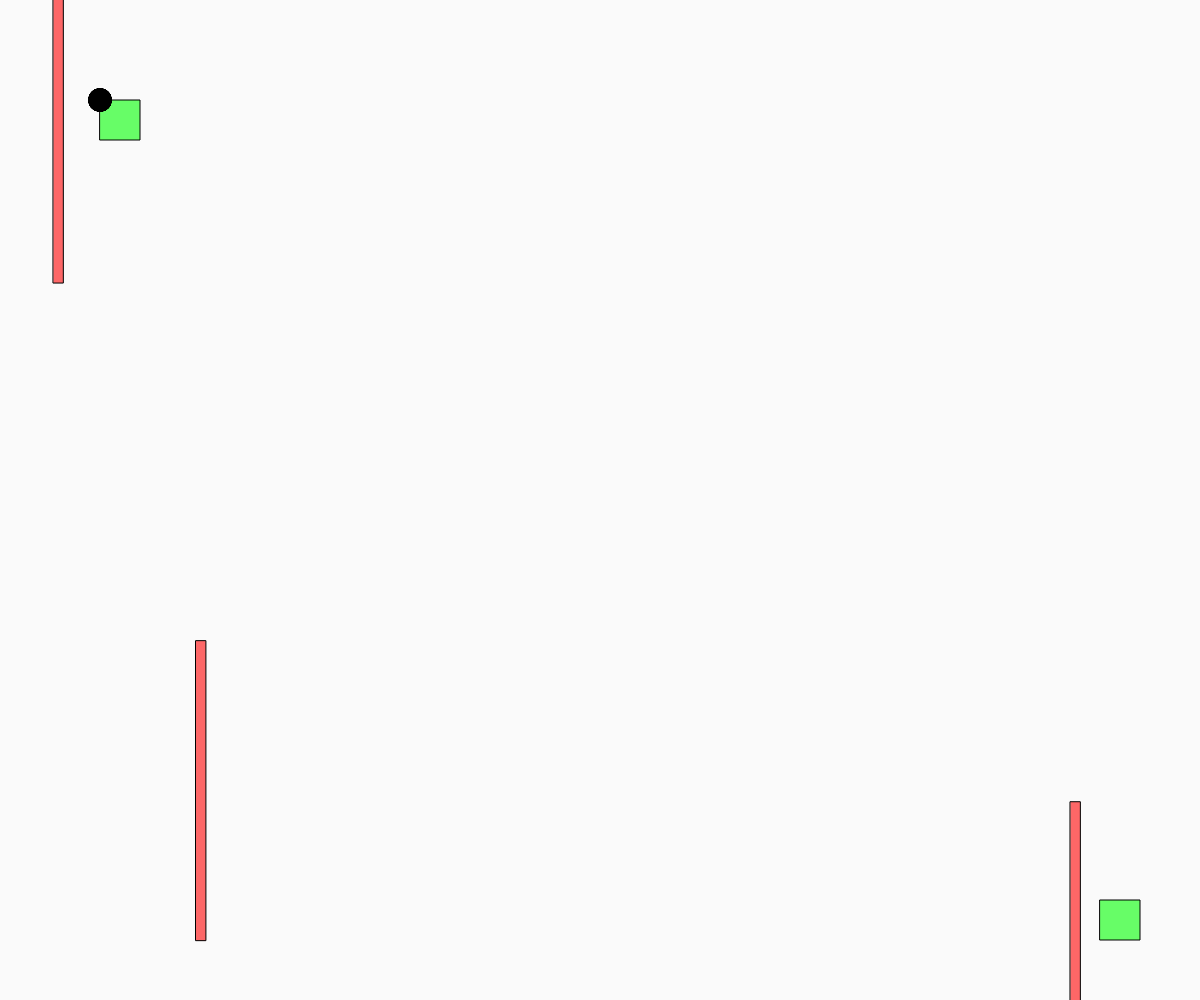
Frame 1 (no input)
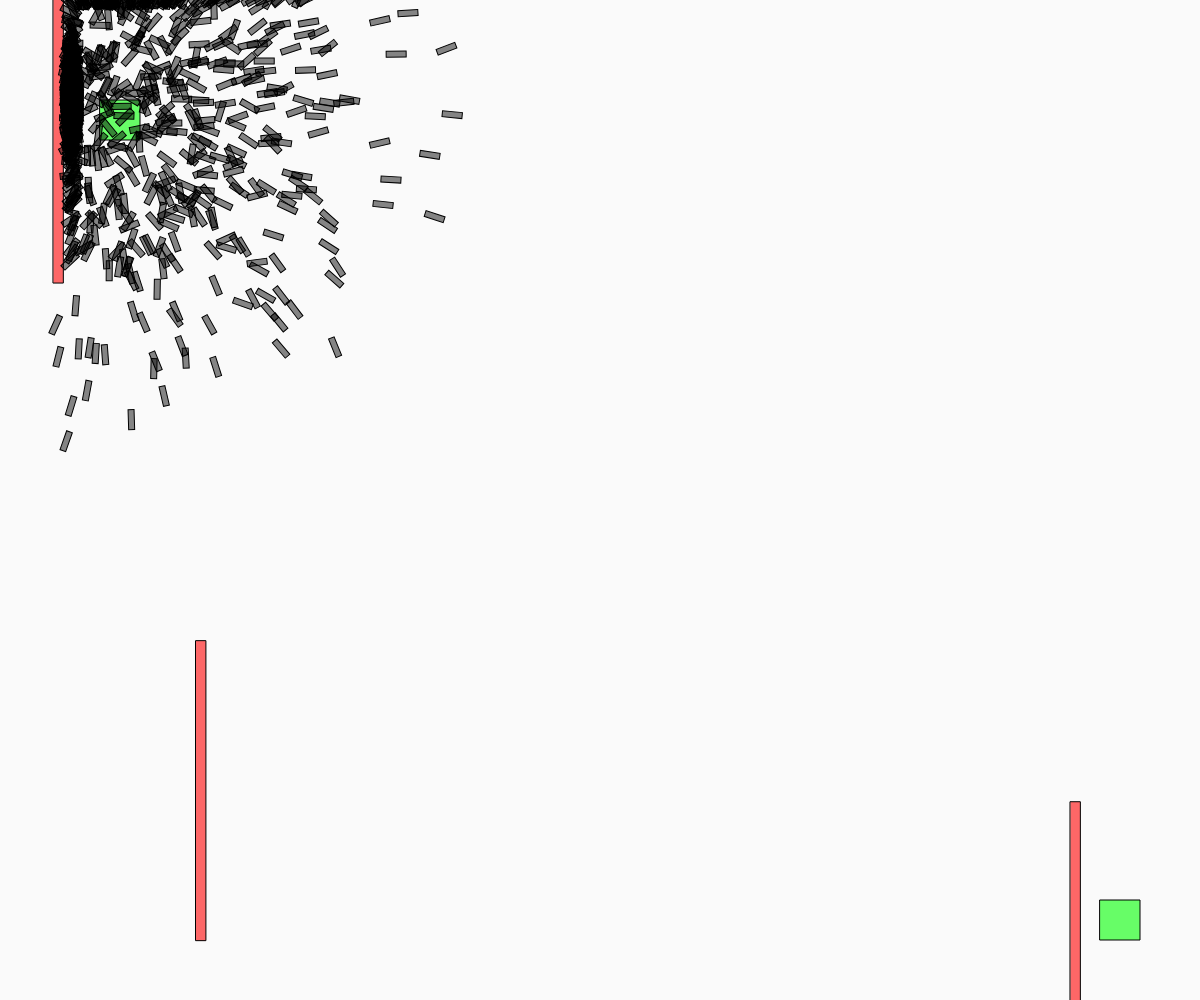
Frame 60 (no input)
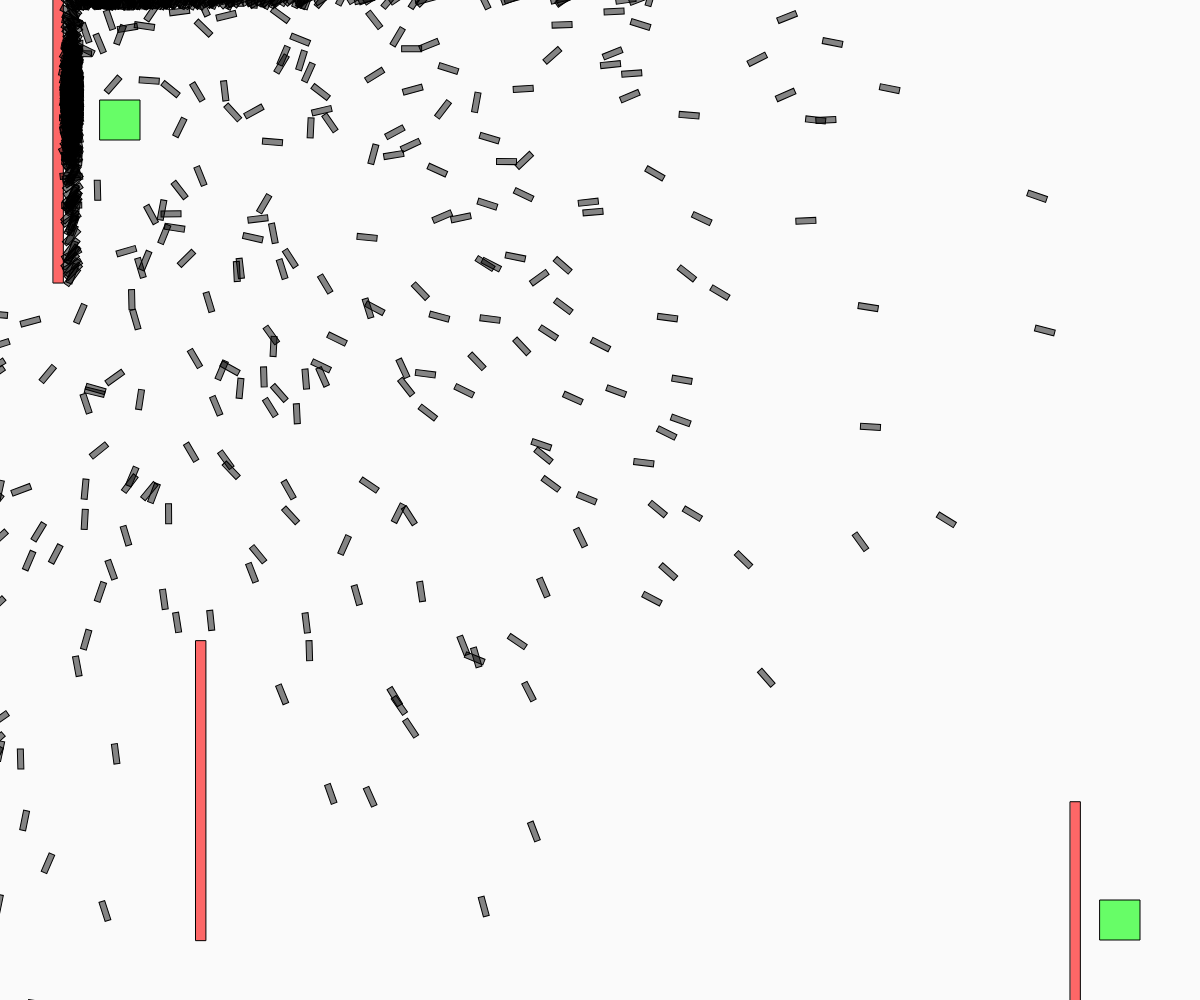
Frame 120 (the mouse pressed at the canvas centre since frame 60)

The p5.js sketch that drew these frames (run headless with seeded random() and noise() and a simulated clock; from frame 60 on, the mouse is pressed at the canvas centre):

// p5.js sketch
// ── sketch.js
let population;
let number=800;
let generations;
let generationP;
let lifespan=400;
let year=0;
let p;
let dest;
let src;
let srcSize=40;
let destSize=srcSize;
let maxFitP;
let mutationRate=0.01;
let maxForce=0.6;
let rocketH=6;
let rocketW=20;

function setup() {
	createCanvas(windowWidth,windowHeight);
	src=createVector(100,100);
	dest=createVector(width-100,height-100);
	generations=0;
	p=createP();
	generationP=createP("Generations : ");
	maxFitP=createP("MaxFit : ");
	createObstacles();
	population=new Population();

}

function drawSrcDest(){
	fill(0,255,0,150);
	rect(dest.x,dest.y,srcSize,srcSize);
	rect(src.x,src.y,destSize,destSize);
}

function draw() {
	background(250);
	drawSrcDest();
	drawObstacles();
	population.run();

	year++;
	if(year>lifespan){
		generations++;
		year=0;
	//	population=new Population();

		population.evaluate();
		population.selection();

	}
	p.html("Year : "+year);
	generationP.html("Generations : "+generations);
	if(year==lifespan){
	for(let r of population.rockets){
		if(r.isCrashed==false){
			console.log(r);
		}
	}
	}
}

function Rocket(pos,vel,dna){
	this.done=false;
	this.isCrashed=false;
	this.pos=pos||createVector();
	this.vel=vel||createVector();
	this.acc=createVector();
	this.dna=dna||new Dna();

	this.applyForce= function(force){
		this.acc.add(force);
	}

	this.update=function(){
		if(!this.done&&!this.isCrashed){
			this.applyForce(this.dna.genes[year]);
			this.vel.add(this.acc);
			this.pos.add(this.vel);
			this.acc.mult(0);

			if(dist(dest.x,0,this.pos.x,0)<=destSize/2+rocketW/2){
		        if(dist(0,dest.y,0,this.pos.y)<=destSize/2+rocketH/2){
		            this.done=true;
		        }
		    }
			if(this.pos.x>width||this.pos.x<0||this.pos.y>height||this.pos.y<0){
				this.isCrashed=true;
			}
			if(hitObstacles(this.pos)){
				this.isCrashed=true;
			}
		}
	}

	this.draw=function(){
		fill(0,0,0,120);
		push();
		translate(this.pos.x,this.pos.y);
		rotate(this.vel.heading());
		rectMode(CENTER);
		rect(0,0,rocketW,rocketH);
		pop();
	}

	this.calcFitness=function(){
		let d= dist(this.pos.x,this.pos.y,dest.x,dest.y);
		this.fitness=1/d;
		this.fitness=pow(this.fitness,4);
		if(this.done){
			this.fitness*=100;
		}
		if(this.isCrashed){
			this.fitness/=10;
		}
	}
}


function Population(){
	this.rockets=[];
	this.popSize=number;
	this.matingPool=[];


	for(i=0;i<this.popSize;++i){
		let startVel=createVector();//Math.random(),Math.random());
		this.rockets[i]=new Rocket(createVector(src.x,src.y),startVel);
	}
	this.matingPool=[];
	this.maxFit=0;
	this.run=function(){
		for(i=0;i<this.popSize;++i){
			this.rockets[i].update();
			this.rockets[i].draw();
		}
	}

	this.evaluate=function(){
		for(let i=0; i<this.popSize; ++i){
			this.rockets[i].calcFitness();
			if(this.rockets[i].fitness>this.maxFit){
				this.maxFit=this.rockets[i].fitness;
			}
		}
		maxFitP.html("MaxFit : "+this.maxFit);
		for(let i=0; i<this.popSize; ++i){
			if(Number(this.maxFit)!=0){
			this.rockets[i].fitness/=this.maxFit;
			}
		}


		for(let i=0; i<this.popSize; ++i){
			var n=this.rockets[i].fitness*100;
			for(let j=0; j<n ; j++){
				this.matingPool.push(this.rockets[i]);
			}
		}
	}

	this.selection=function(){
		let newPopulation=[];
		for(let i=0; i<this.rockets.length; ++i){
			let parentA=random(this.matingPool).dna;
			let parentB=random(this.matingPool).dna;
			let childDna=parentA.crossOver(parentB);
			childDna.mutation();
			newPopulation[i]=new Rocket(createVector(src.x,src.y),createVector(),childDna);
		}
		this.rockets=newPopulation;
	}

}

function Dna(genes){
	if(genes==undefined)
	{
		this.genes=[];
		for(let i=0; i<lifespan; ++i){
			let force=p5.Vector.random2D();
			force.setMag(maxForce);
			this.genes.push(force);
		}
	}else{
		this.genes=genes;
	}
	this.crossOver=function(partner){
		let newgenes=[];
		let mid=floor(random(this.genes.length));

		for(let i=0; i<this.genes.length; i++){
			if(i<=mid){
				newgenes[i]=this.genes[i];
			}else{
				newgenes[i]=partner.genes[i];
			}
		}

		return new Dna(newgenes);
	}
	this.mutation=function() {
		for(let i=0; i<this.genes.length; ++i){
			if(random(1)<mutationRate){
				let v=p5.Vector.random2D();
				v.setMag(maxForce);
				this.genes[i]=v;
			}
		}
	}
}

// ── Agent.js
function Color(r,g,b,a){
    this.r=r;
    this.g=g;
    this.b=b;
    this.a=a;
}

function Pos(x, y){
    this.x=x;
    this.y=y;
}

function Agent(pos,speedx,speedy){
    this.historySize=100;
    this.history=[];
    this.pos=pos;

    this.size=12;
    this.Color=new Color(Math.random()*255,Math.random()*255,Math.random()*255,120);

    this.speedx=speedx;
    this.speedy=speedy;

    this.velocityx=this.speedx;
    this.velocityy=-this.speedy;

    this.draw=function(){
        //noStroke();
        fill(this.Color.r,this.Color.g,this.Color.b);
        ellipse(this.pos.x,this.pos.y,this.size,this.size)
    }

    this.collide=function(){
        if(this.pos.x>width||this.pos.x<0){
            this.velocityx=-this.velocityx;
        }
        if(this.pos.y>height||this.pos.y<0){
            this.velocityy=-this.velocityy;
        }
    }

    this.eatPoison=function(){
        for(let p of poisons){
            if(this.pos.x<p.pos.x+p.size/2&&this.pos.x>p.pos.x-p.size/2){
                if(this.pos.y<p.pos.y+p.size/2&&this.pos.y>p.pos.y-p.size/2){
                    return true;
                }
            }
        }
        return false;
    }

    this.eatFood=function(){
        for(let p of foods){
            if(this.pos.x<p.pos.x+p.size/2&&this.pos.x>p.pos.x-p.size/2){
                if(this.pos.y<p.pos.y+p.size/2&&this.pos.y>p.pos.y-p.size/2){
                    return true;
                }
            }
        }
        return false;
    }

    this.move=function(){
        this.pos.x+=noise(Math.random()*100)*this.velocityx;
        this.pos.y+=noise(Math.random()*100)*this.velocityy;
        this.collide();

        if(this.history.length>this.history.historySize){
            this.history.shift();
        }
        this.history.push(new Agent(this.pos,this.velocityx,this.velocityy));

    }

}

// ── Game.js
let foodNo=10;
let foods=[];

function Food(p){
    this.pos=p;
    this.size=10;
    this.draw=function(){
        fill(0,250,0);
        rect(this.pos.x, this.pos.y, this.size, this.size);
    }
}

function createFood(){
    for(let i=0;i<foodNo;i++){
        foods.push(new Food(new Pos(Math.random()*width,Math.random()*height)));
    }
}

function drawFood(){
    for(let food of foods){
        food.draw();
    }
}

// ── Poison.js
let poisonNo=10;
let poisons=[];

function Poison(p){
    this.pos=p;
    this.size=10;
    this.draw=function(){
        fill(255,0,0);
        rect(this.pos.x, this.pos.y, this.size, this.size);
    }
}

function createPoison(){
    for(let i=0;i<poisonNo;i++){
        poisons.push(new Poison(new Pos(Math.random()*width,Math.random()*height)));
    }
}

function drawPoison(){
    for(let poison of poisons){
        poison.draw();
    }
}

// ── obstacle.js
let obstacles=[];
let obstacleN=3;
let obstacleW=10;
let obstacleH=300;

function hitObstacles(rocketPos){
    for(let ob of obstacles){
        if(hit(rocketPos,ob)){
            return true;
        }
    }
    return false;
}

function createObstacles(){
    for(let i=0; i<obstacleN; ++i){
        obstacles.push(createVector(giveRandom(10,width-10),giveRandom(20,height-20)));
    }
}

function drawObstacles(){
    for(let o of obstacles){
        drawObstacle(o);
    }
}

function drawObstacle(o){
    fill(255,0,0,150);
    push();
    translate(o.x,o.y);
    rectMode(CENTER);
    rect(0,0,obstacleW,obstacleH);
    pop();
}

function hit(rocketPos,o){
    if(dist(o.x,0,rocketPos.x,0)<=obstacleW/2+rocketW/2){
        if(dist(0,o.y,0,rocketPos.y)<=obstacleH/2+rocketH/2){
            return true;
        }
    }
    return false;
}

function giveRandom(start, end){
    return start+(Math.random()*(end-start));
}
